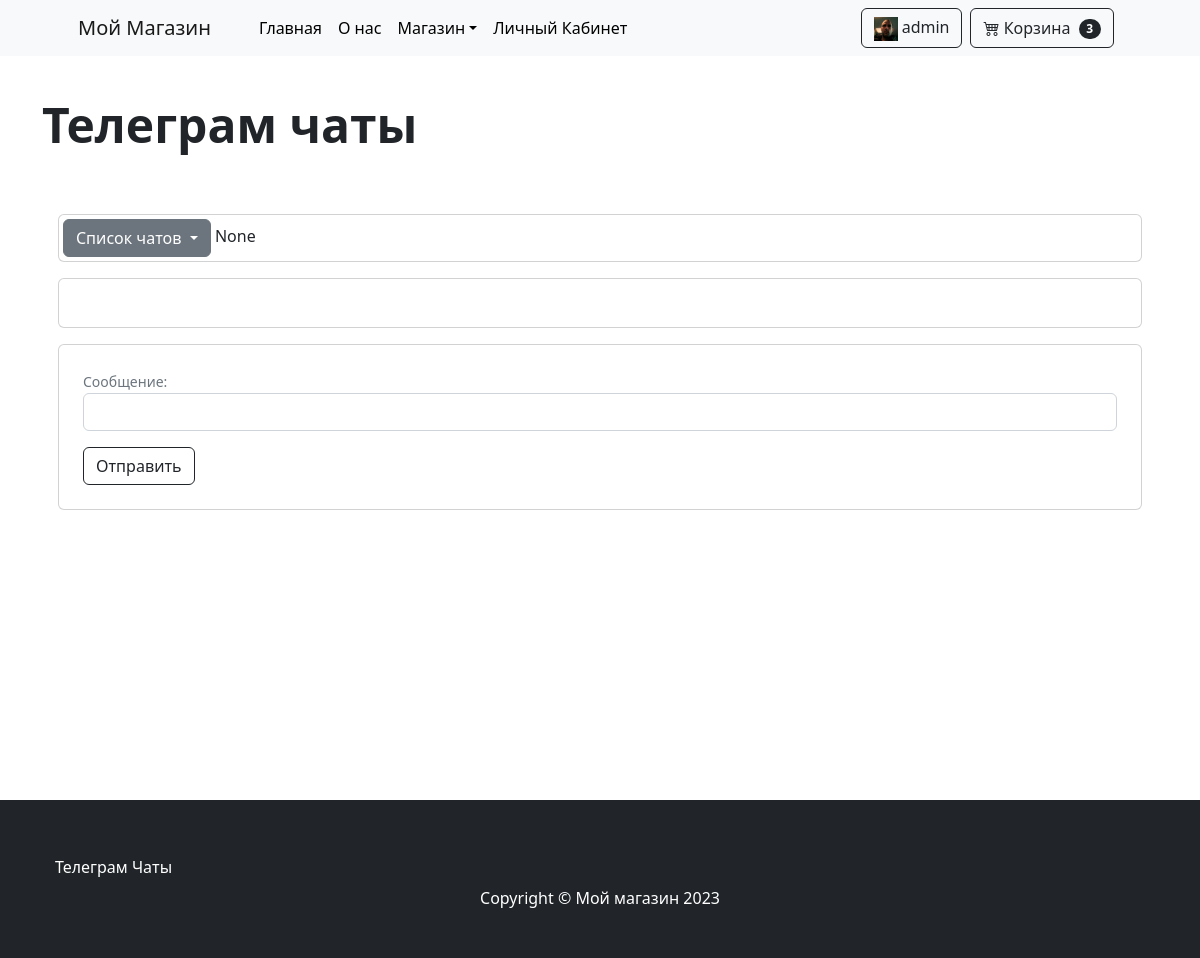
/bot/chat-list/380779453 (signed in), run on an earlier commit of the app's database.
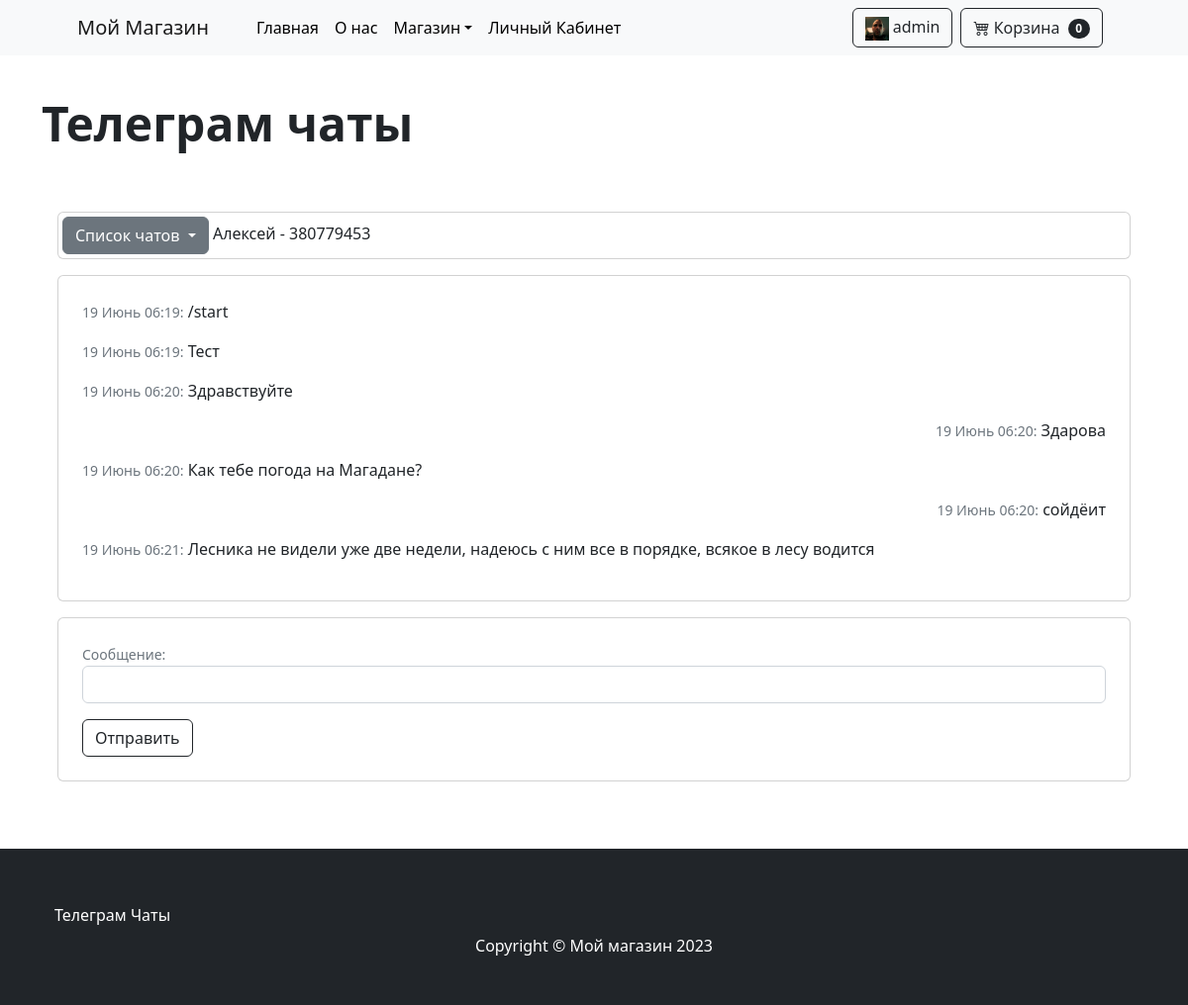
And on a later commit of the database.
### bot/models.py (models this page shows)
class TelegramUser(models.Model):
    chat_id = models.BigIntegerField(verbose_name='Chat ID')
    name = models.CharField(max_length=255, verbose_name='Имя в Телеграме')
    def __str__(self):
        return f'{self.name} - {self.chat_id}'

class TelegramMessage(models.Model):
    telegram_user = models.ForeignKey('TelegramUser', on_delete=models.CASCADE, blank=True, null=True, default=None,
                                      verbose_name='Телеграм Аккаунт')
    message = models.TextField(verbose_name='Сообщение')
    is_admin_reply = models.BooleanField(default=False,verbose_name='Ответ Админа')
    time_create = models.DateTimeField(auto_now_add=True, verbose_name='Создан')
    time_update = models.DateTimeField(auto_now=True, verbose_name='Обновлён')
    def __str__(self):
        return self.message

### bot/views.py (the view, shortened to what this page needs)
# urls.py: path('chat-list/<int:chat_id>', ChatListView.as_view(), name='bot-chat-list')
class ChatListView(View):
    def get(self, request, chat_id):
        form = MessageForm()
        chats = TelegramUser.objects.all()
        try:
            selected_chat = TelegramUser.objects.get(chat_id=chat_id)
        except:
            selected_chat = TelegramUser.objects.all().first()
        selected_chat_messages = TelegramMessage.objects.filter(telegram_user=selected_chat)
        return render(request, 'bot_chat_list.html',
                      {'form': form,
                       'chats': chats,
                       'selected_chat_messages': selected_chat_messages,
                       'selected_chat': selected_chat})

### bot/forms.py
class MessageForm(forms.Form):
    text = forms.CharField(label='Текст',widget=forms.TextInput(attrs={'class': 'form-control'}))

### order/context_processors.py (called while the page is built)
def cart(request):
    if request.user.is_authenticated:
        user = request.user
        cart, _ = Order.objects.get_or_create(user=user, status_id=Order.STATUS_CART)
    else:
        session_key = request.session.session_key
        if not session_key:
            request.session.cycle_key()
            session_key = request.session.session_key
        cart, _ = Order.objects.get_or_create(session_key=session_key, status_id=Order.STATUS_CART)
    cart_count = cart.productinorder_set.count()
    cart_total_amount = cart.total_amount
    cart_id = cart.id
    request.session['cart_id'] = cart_id
    return {
        'cart': cart,
        'cart_id': cart_id,
        'cart_count': cart_count,
        'cart_total_amount': cart_total_amount
    }

### shop/models.py (called while the page is built)
    def get_absolute_url(self):
        return reverse('category', kwargs={'slug': self.slug})

### shop/templatetags/base_tags.py (called while the page is built)
@register.simple_tag
def get_categories():
    categories = cache.get('categories')
    if not categories:
        categories = Category.objects.all()
        cache.set('categories', categories)
    return categories

### templates/bot_chat_list.html (shortened to what this page needs)
{% extends 'base.html' %}
{% load static %}
{% load humanize %}
{% block content %}
<section class="py-5">
    <div class="container h-100">
        <div class="row d-flex align-items-start h-100">
            <h1 class="display-5 fw-bolder mt-5">Телеграм чаты {{chat_id}}</h1>
            <div class="col mt-5">
                <div class="mb-3">
                    <div class="card-body p-1 align-items-center">
                        <div class="container w-100>
                            <div class=" row
                        ">
                        <div class="card col-md-auto">
                            <div class="card-body p-1">
                                <div class="dropdown">
                                    <button class="btn btn-secondary dropdown-toggle" type="button"
                                            id="dropdownMenuButton" data-bs-toggle="dropdown" aria-haspopup="true"
                                            aria-expanded="false">
                                        Список чатов
                                    </button>
                                    {% if chat_id != 0 %} {{selected_chat}} {% endif %}
                                </div>
                            </div>
                        </div>
                        <div class="card col-md-auto mt-3">
                            <div class="card-body p-4 overflow-auto" style="max-height: 450px;">
                                {% if selected_chat_messages %}
                                {% for message in selected_chat_messages %}
                                    {% if message.is_admin_reply %}
                                    <p class="text-end">
                                        <span class="small text-muted">{{ message.time_create|date:"d F H:i" }}:</span>
                                        {{message}}
                                    </p>
                                    {% else %}
                                    <p>
                                        <span class="small text-muted">{{ message.time_create|date:"d F H:i" }}:</span>
                                        {{message}}
                                    </p>
                                    {% endif %}
                                {% endfor %}
                                {% endif %}
                            </div>
                        </div>
                        <div class="card p-4 col-md-auto mt-3">
                            <form action="{% url 'bot-chat-list' chat_id=selected_chat.chat_id %}" method="post">
                                <label for="{{ form.text.id_for_label }}"
                                           class="label small text-muted">Сообщение:</label>
                                <div class="input-group">
                                    {{ form.text }}
                                </div>
                                <button type="submit" class="btn btn-outline-dark mt-3">
                                    Отправить
                                </button>
                            </form>
                        </div>
                    </div>
                </div>
            </div>
        </div>
    </div>
    </div>
</section>
{% endblock content %}

### templates/navbar.html (shortened to what this page needs)
{% load static %}
{% load base_tags %}
{% load socialaccount %}
{% load account %}
<nav class="navbar navbar-expand-lg navbar-light bg-light fixed-top">
    <div class="container px-4 px-lg-5">
        <a class="navbar-brand" href="{% url 'index' %}">Мой Магазин</a>
        <div class="collapse navbar-collapse" id="navbarSupportedContent">
            <ul class="navbar-nav me-auto mb-2 mb-lg-0 ms-lg-4">
                <li class="nav-item"><a class="nav-link active" aria-current="page" href="{% url 'index' %}">Главная</a>
                </li>
                <li class="nav-item"><a class="nav-link" href="#!">О нас</a></li>
                <li class="nav-item dropdown">
                    <a class="nav-link dropdown-toggle active" id="navbarDropdown" href="#" role="button"
                       data-bs-toggle="dropdown" aria-expanded="false">Магазин</a>
                </li>
                {% if user.is_authenticated %}
                <li class="nav-item"><a class="nav-link active" aria-current="page" href="{% url 'user-account' %}">Личный
                    Кабинет</a></li>
                {% else %}
                <li class="nav-item"><a class="nav-link active" aria-current="page" href="" data-bs-toggle="modal"
                                        data-bs-target="#LoginModal">Личный
                    Кабинет</a></li>
                {% endif %}
            </ul>
            <div class="d-flex nav-link">
                {% if user.is_authenticated %}
                <button class="btn btn-outline-dark me-2" type="button" id="profile-button"
                        onclick="location.href='{% url 'user-account' %}'">
                    <div class="">
                        <img class="img-flex" src="{{ user.profile.image.url }}" style="width: 24px; height: 24px;">
                        {{ user.username}}
                    </div>
                </button>
                {% endif %}
                <button class="btn btn-outline-dark me-2" type="button" id="cart-button"
                        onclick="location.href='{% url 'cart-view' %}'">
                    <i class="bi bi-cart4"></i>
                    Корзина
                    <span class="badge bg-dark text-white ms-1 rounded-pill" id="cart-count">{{ cart_count }}</span>
                </button>
            </div>
        </div>
    </div>
</nav>

What changed in the data, as far as the page shows it:
added TelegramUser: name+chat "Алексей - 380779453"
added TelegramMessage: time_create "19 Июнь 06:19", message "/start"
added TelegramMessage: time_create "19 Июнь 06:19", message "Тест"
added TelegramMessage: time_create "19 Июнь 06:20", message "Здравствуйте"
added TelegramMessage: time_create "19 Июнь 06:20", message "Здарова"
added TelegramMessage: time_create "19 Июнь 06:20", message "Как тебе погода на Магадане?"
added TelegramMessage: time_create "19 Июнь 06:20", message "сойдёит"
added TelegramMessage: time_create "19 Июнь 06:21", message "Лесника не видели уже две недели, надеюсь с ним все в порядке, всякое в лесу водится"
Also different on the page:
{{ cart_count }}: "3" → "0"
{{ selected_chat }}: "None" → (not shown)
